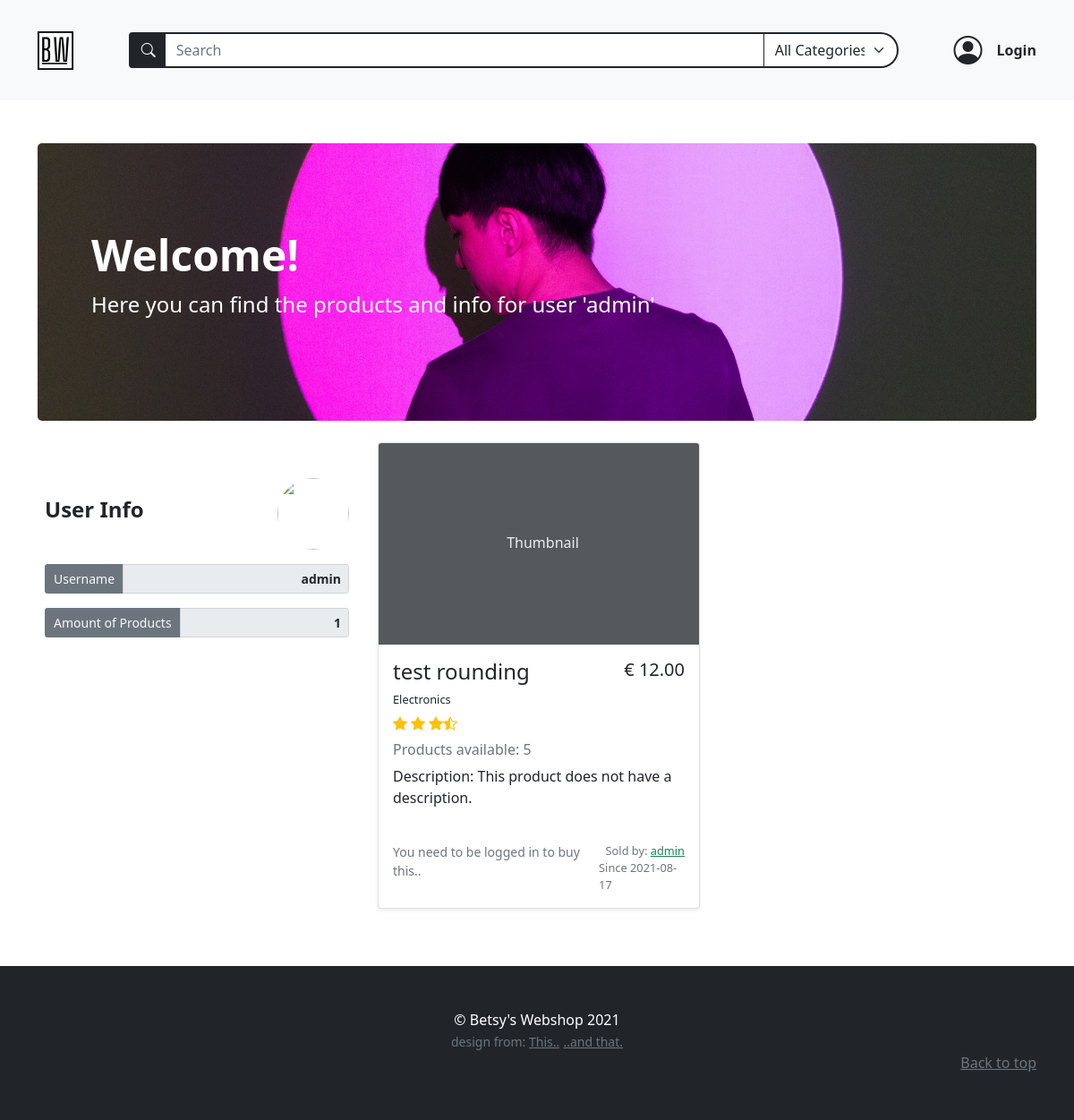
Page /users/1 on the committed database.
### models.py (models this page shows)
class BaseModel(db_wrapper.Model):
    class Meta:
        database = db

class User(BaseModel, UserMixin):
    first_name = CharField(index=True, max_length=30, null=True, default="")
    last_name = CharField(max_length=120, null=True, default="")
    address = CharField(max_length=200, null=True, default="")
    city = CharField(max_length=50, null=True, default="")
    country = CharField(max_length=50, null=True)
    cc_number = IntegerField(null=True, default="")
    username = CharField(index=True, max_length=30, unique=True)
    email = CharField(index=True, max_length=50, unique=True)
    password = CharField(max_length=20)
    profile_pic = CharField(null=True, default="default_user.jpg")

class Product(BaseModel):
    name = CharField(max_length=50)
    description = TextField(null=True)
    price_per_unit = DecimalField(
        constraints=[Check("price_per_unit >= 0")],
        decimal_places=2,
        auto_round=True,
        null=True,
        default=0,
        max_digits=10,
    )
    stock = IntegerField(default=1)
    owner = ForeignKeyField(User, backref="products")
    product_pic = CharField(null=True, default="default_product.jpg")
    date_posted = DateTimeField(formats="%Y-%m-%d %H:%M", default=datetime.now())

class ProductTag(BaseModel):
    product = ForeignKeyField(Product, index=True, backref="tags")
    tag = ForeignKeyField(Tag, index=True, backref="products")

class Tag(BaseModel):
    name = CharField(unique=True, max_length=30)

### routes.py (the view)
@app.route("/users/<int:user_id>")
def user_profile(user_id):
    if not current_user.is_anonymous:
        if user_id == current_user.id:
            return redirect(url_for("account"))
    register_form = RegistrationForm(prefix="register_form")
    login_form = LoginForm(prefix="login_form")
    search_form = SearchForm(prefix="search_form")
    user_products = list_user_products(user_id)
    search_form.search_tag.choices = get_alpha_tag_names()
    users = User.select().where(User.id == user_id)
    user = get_object_or_404(users, User.id == user_id)
    profile_pic = (url_for("static", filename=f"/profile_pics/{user.profile_pic}"),)
    return render_template(
        "user_profile.html",
        title=user.username,
        user=user,
        user_products=user_products,
        all_products=Product.select(),
        login_form=login_form,
        register_form=register_form,
        search_form=search_form,
        bannerinfo={
            "banner_bg": "user-profile-banner",
            "banner_h1": "Welcome!",
            "banner_text": f"Here you can find the products and info for user '{user.username}'",
        },
        profile_pic=profile_pic,
    )

### forms.py (shortened to what this page needs)
class RegistrationForm(FlaskForm):
    username = StringField(
        "Username",
        validators=[InputRequired(), Length(min=2, max=30)],
    )
    email = StringField(
        "Email", validators=[InputRequired(), Length(min=5, max=50), Email()]
    )
    password = PasswordField(
        "Set Password",
        validators=[
            InputRequired(),
            EqualTo(
                "password_confirm", message="Password must be identical in both inputs"
            ),
            Length(min=5, max=20),
        ],
    )
    password_confirm = PasswordField("Confirm Password")
    submit = SubmitField("Sign Up")

class LoginForm(FlaskForm):
    email = StringField(
        "Email", validators=[InputRequired(), Length(min=2, max=50), Email()]
    )
    password = PasswordField("Your Password", validators=[InputRequired()])
    login = SubmitField("Login!")

### main.py (called while the page is built)
def list_user_products(user_id) -> list[Product]:
    user_products = (
        Product.select()
        .join(User)
        .where(Product.owner == user_id)
        .order_by(Product.id.desc())
    )
    return user_products

def get_alpha_tag_names() -> tuple[
    Tag
]:  # deze kan mss weg of in de form zelf zetten, tags zijn statisch nu
    tags = Tag.select().order_by(Tag.name)
    tag_list = [(tag.name, tag.name) for tag in tags]
    tag_list.insert(0, ("All", "All Categories"))
    return tag_list

### templates/user_profile.html
{% extends 'base.html' %} {% block content %}
{% macro user_profile(name="", value="", class="form-control border border-2
border-secondary") %}
<div class="form-group col-md-12">
  <div class="input-group input-group-sm">
    <span
      class="
        input-group-text
        bg-secondary
        text-light
        border border-2 border-secondary
      "
      >{{name}}
    </span>
    <input
      class="form-control text-end fw-bold"
      type="text"
      value="{{value}}"
      aria-label="Disabled input example"
      disabled
      readonly
    />
  </div>
</div>
{% endmacro %}
<div class="container mb-3 py-5">
  {% include "banner.html" %}
  <div class="row">
    <div class="col-lg-4">
      <div class="position-sticky my-4 container p-0" style="top: 6rem">
        <div class="row g-3 m-auto">
          <div class="d-flex justify-content-between align-items-center">
            <h4 class="mb-2 fw-bolder">User Info</h4>
            <img
              style="width: 80px; height: 80px; object-fit: cover"
              class="rounded-circle"
              src="{{  profile_pic  }}"
              alt=""
            />
          </div>
          {{user_profile(name="Username", value= user.username)}}
          {{user_profile(name="Amount of Products", value= user_products |
          length)}}
        </div>
      </div>
    </div>
    <div class="col-lg-8 container ms-0">
      {% if user_products | length == 0 %}
      <div class="card text-center my-4">
        <div class="card-header">No products available!!!</div>
        <div class="card-body">
          <h5 class="card-title">User has no products.</h5>
          <p class="card-text">
            {{user.username}} has not added products to sell. Please check
            another user.
          </p>
          <a href="{{url_for('home')}}" class="btn btn-warning text-dark"
            >Get me back to the homepage.</a
          >
        </div>
      </div>
      {% else %}
      <div class="album">
        <div class="row row-cols-1 row-cols-md-2 g-3">
          {% for product in user_products %} {% include
          "product_in_search_results.html" %} {% endfor %}
        </div>
      </div>
      {% endif %}
    </div>
  </div>
</div>
{% endblock content %}

### templates/product_in_search_results.html (shortened to what this page needs)
<div class="col">
  <div class="card shadow-sm">
    <svg
      class="bd-placeholder-img card-img-top"
      width="100%"
      height="225"
      xmlns="http://www.w3.org/2000/svg"
      role="img"
      aria-label="Placeholder: Thumbnail"
      preserveAspectRatio="xMidYMid slice"
      focusable="false"
    >
      <text x="40%" y="50%" fill="#eceeef" dy=".3em">Thumbnail</text>
    </svg>
    <div class="card-body h-100">
      <div class="d-flex justify-content-between">
        <h4>{{ product.name }}</h4>
        <h5>€ {{ "%.2f"|format(product.price_per_unit) }}</h5>
      </div>
      <ul class="d-flex p-0 mb-0">
        {% if product.tags %} {% for producttags in product.tags %}
        <span class="pe-1 fs-small"> {{producttags.tag.name}}</span>
        {% endfor %} {% else %}
        <span class="pe-1 fs-small">This product has no categories.</span>
        {% endif %}
      </ul>
      <div class="d-flex text-warning py-1">
        <i class="bi bi-star-fill"></i>
        <i class="bi bi-star-fill mx-1"></i>
        <i class="bi bi-star-fill"></i>
        <i class="bi bi-star-half"></i>
      </div>
      <h6 class="text-muted my-0 mt-1 mb-2">
        Products available: {{product.stock}}
      </h6>
      <p class="card-text mt-2" style="min-height: 70px">
        Description: {% if product.description %} {{ product.description }} {%
        else %} This product does not have a description. {% endif %}
      </p>
      <div class="d-flex justify-content-between ">
        {% if current_user.id == product.owner.id %}
        {% elif current_user.is_anonymous %}
        <small class="text-muted">You need to be logged in to buy this..</small>
        {% endif %}
        <div class="text-muted fs-small m-0 p-0  ms-auto">
          <p class="m-0 text-end">
            Sold by: {% if current_user.username == product.owner.username %}
            <small>You</small>
            {% else %}
            <a
              class="text-success"
              href="{{url_for('user_profile', user_id=product.owner.id)}}"
              >{{ product.owner.username }}</a
            >
            {% endif %}
          </p>
          <p class="m-0">Since {{product.date_posted[0:10]}}</p>
        </div>
      </div>
    </div>
  </div>
</div>

### static/styles.css (style rules this page uses)
#categorySelect { border-top-right-radius: 25px !important ; border-bottom-right-radius: 25px !important ; }
.fs-small { font-size: 0.8rem; }

### rows in the picture
User: username "admin"
Product: name "test rounding", price_per_unit "12.00", stock "5", shows "This product does not have a description.", owner.username "admin", date_posted "2021-08-17"
ProductTag: tag.name "Electronics"

### other values in the picture
{{ bannerinfo.banner_h1 }} "Welcome!"
{{ bannerinfo.banner_text }} "Here you can find the products and info for user 'admin'"
{{ name }} "Username Amount of Products"
